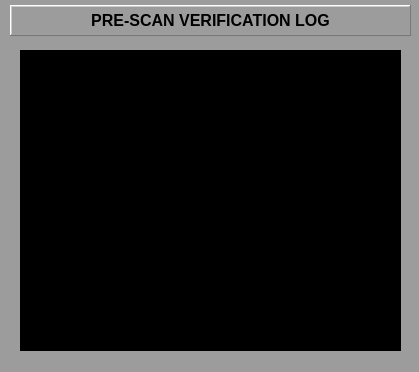
<?xml version="1.0" encoding="UTF-8"?>
<ui version="4.0">
 <class>MainWindow</class>
 <widget class="QMainWindow" name="MainWindow">
  <property name="geometry">
   <rect>
    <x>0</x>
    <y>0</y>
    <width>419</width>
    <height>372</height>
   </rect>
  </property>
  <property name="styleSheet">
   <string notr="true">

QWidget#centralWidget {background-color: rgb(156, 156, 156);}


</string>
  </property>
  <widget class="QWidget" name="centralWidget">
   <widget class="caLabel" name="calabel">
    <property name="geometry">
     <rect>
      <x>10</x>
      <y>5</y>
      <width>401</width>
      <height>31</height>
     </rect>
    </property>
    <property name="font">
     <font>
      <pointsize>12</pointsize>
      <weight>75</weight>
      <bold>true</bold>
     </font>
    </property>
    <property name="frameShape">
     <enum>QFrame::WinPanel</enum>
    </property>
    <property name="frameShadow">
     <enum>QFrame::Raised</enum>
    </property>
    <property name="lineWidth">
     <number>1</number>
    </property>
    <property name="midLineWidth">
     <number>1</number>
    </property>
    <property name="text">
     <string>PRE-SCAN VERIFICATION LOG</string>
    </property>
    <property name="alignment">
     <set>Qt::AlignCenter</set>
    </property>
    <property name="foreground">
     <color>
      <red>0</red>
      <green>0</green>
      <blue>0</blue>
     </color>
    </property>
    <property name="background">
     <color>
      <red>169</red>
      <green>209</green>
      <blue>239</blue>
     </color>
    </property>
   </widget>
   <widget class="caGraphics" name="cagraphics_2">
    <property name="geometry">
     <rect>
      <x>10</x>
      <y>40</y>
      <width>401</width>
      <height>321</height>
     </rect>
    </property>
    <property name="foreground">
     <color>
      <red>105</red>
      <green>105</green>
      <blue>105</blue>
     </color>
    </property>
    <property name="fillstyle" stdset="0">
     <enum>caGraphics::Filled</enum>
    </property>
    <property name="lineSize">
     <number>2</number>
    </property>
    <property name="lineColor">
     <color>
      <red>0</red>
      <green>0</green>
      <blue>0</blue>
     </color>
    </property>
    <property name="form">
     <enum>caGraphics::Rectangle</enum>
    </property>
   </widget>
   <widget class="caTextEntry" name="catextentry">
    <property name="geometry">
     <rect>
      <x>110</x>
      <y>50</y>
      <width>241</width>
      <height>31</height>
     </rect>
    </property>
    <property name="alignment">
     <set>Qt::AlignLeading|Qt::AlignLeft|Qt::AlignTop</set>
    </property>
    <property name="channel" stdset="0">
     <string notr="true">$(P)MESSAGE</string>
    </property>
    <property name="foreground">
     <color>
      <red>0</red>
      <green>255</green>
      <blue>0</blue>
     </color>
    </property>
    <property name="background">
     <color>
      <red>0</red>
      <green>0</green>
      <blue>0</blue>
     </color>
    </property>
    <property name="colorMode">
     <enum>caLineEdit::Static</enum>
    </property>
    <property name="elevation">
     <enum>caTextEntry::as_is</enum>
    </property>
   </widget>
   <widget class="QTextBrowser" name="textBrowser">
    <property name="geometry">
     <rect>
      <x>20</x>
      <y>50</y>
      <width>381</width>
      <height>301</height>
     </rect>
    </property>
    <property name="font">
     <font>
      <pointsize>11</pointsize>
     </font>
    </property>
    <property name="styleSheet">
     <string notr="true">background-color: rgb(0, 0, 0);
color: rgb(0, 255, 0);</string>
    </property>
    <property name="frameShape">
     <enum>QFrame::Box</enum>
    </property>
    <property name="frameShadow">
     <enum>QFrame::Raised</enum>
    </property>
    <property name="lineWidth">
     <number>3</number>
    </property>
    <property name="verticalScrollBarPolicy">
     <enum>Qt::ScrollBarAsNeeded</enum>
    </property>
    <property name="horizontalScrollBarPolicy">
     <enum>Qt::ScrollBarAsNeeded</enum>
    </property>
    <property name="sizeAdjustPolicy">
     <enum>QAbstractScrollArea::AdjustToContents</enum>
    </property>
    <property name="lineWrapColumnOrWidth">
     <number>0</number>
    </property>
    <property name="readOnly">
     <bool>true</bool>
    </property>
    <property name="tabStopWidth">
     <number>100</number>
    </property>
   </widget>
   <zorder>cagraphics_2</zorder>
   <zorder>calabel</zorder>
   <zorder>catextentry</zorder>
   <zorder>textBrowser</zorder>
  </widget>
 </widget>
 <customwidgets>
  <customwidget>
   <class>caTextEntry</class>
   <extends>caLineEdit</extends>
   <header>caTextEntry</header>
  </customwidget>
  <customwidget>
   <class>caLabel</class>
   <extends>QLabel</extends>
   <header>caLabel</header>
  </customwidget>
  <customwidget>
   <class>caGraphics</class>
   <extends>QWidget</extends>
   <header>caGraphics</header>
  </customwidget>
  <customwidget>
   <class>caLineEdit</class>
   <extends>QLineEdit</extends>
   <header>caLineEdit</header>
  </customwidget>
 </customwidgets>
 <resources/>
 <connections>
  <connection>
   <sender>catextentry</sender>
   <signal>textChanged(QString)</signal>
   <receiver>textBrowser</receiver>
   <slot>append(QString)</slot>
   <hints>
    <hint type="sourcelabel">
     <x>624</x>
     <y>192</y>
    </hint>
    <hint type="destinationlabel">
     <x>556</x>
     <y>311</y>
    </hint>
   </hints>
  </connection>
  <connection>
   <sender>catextentry</sender>
   <signal>TextEntryChanged(QString)</signal>
   <receiver>textBrowser</receiver>
   <slot>append(QString)</slot>
   <hints>
    <hint type="sourcelabel">
     <x>730</x>
     <y>188</y>
    </hint>
    <hint type="destinationlabel">
     <x>732</x>
     <y>285</y>
    </hint>
   </hints>
  </connection>
 </connections>
</ui>
